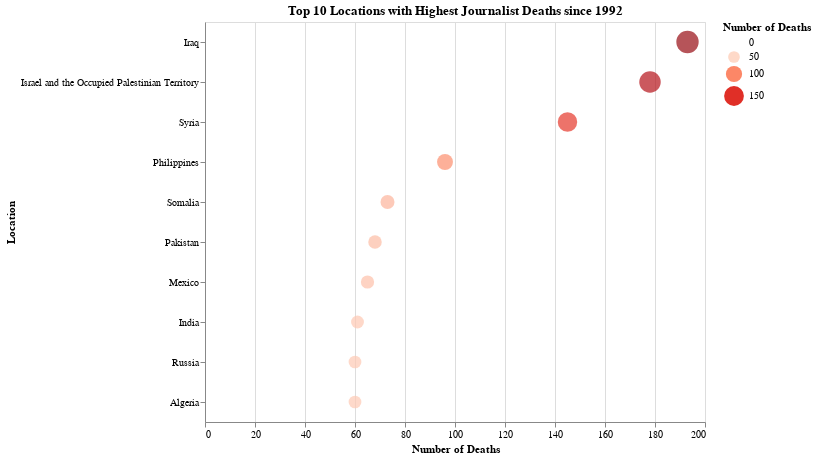

Notebook cell for this chart:
### Code cell
#Define the top 10 locations with the highest number of journalist deaths
top_10_locations = global_deaths.head(10)
global_deaths = cpj.groupby('location').size().reset_index(name='Deaths').sort_values(by='Deaths', ascending=False)
alt.themes.enable("dark")

# Create a bubble chart for the top 10 locations with locations on the y-axis
bubble_chart_top_10_locations = alt.Chart(top_10_locations).mark_circle(size=100).encode(
    x=alt.X('Deaths:Q', title='Number of Deaths'),
    y=alt.Y('location:N', title='Location', sort='-x'),  # Sort locations by number of deaths
    size=alt.Size('Deaths:Q', title='Number of Deaths', scale=alt.Scale(range=[10, 500])),  # Bubble size
    color=alt.Color('Deaths:Q', scale=alt.Scale(scheme='reds')),  # Light-to-dark red shades
    tooltip=['location', 'Deaths']  # Add hover tooltip
).properties(
    title='Top 10 Locations with Highest Journalist Deaths since 1992',
    width=500,  # Make the chart less wide
    height=400  # Set height for better visibility
).interactive()  # Enable hover interaction

# Display the bubble chart
bubble_chart_top_10_locations.show()

### Figure 1 — Vega-Lite specification as saved in the notebook (floating-point values rounded to 4 significant figures)
{"usermeta": {"embedOptions": {"theme": "dark"}}, "config": {"view": {"continuousWidth": 300, "continuousHeight": 300}}, "data": {"name": "data-45b76f7dac3eb2ad30ce0d393b026f7e"}, "mark": {"type": "circle", "size": 100}, "encoding": {"color": {"field": "Deaths", "scale": {"scheme": "reds"}, "type": "quantitative"}, "size": {"field": "Deaths", "scale": {"range": [10, 500]}, "title": "Number of Deaths", "type": "quantitative"}, "tooltip": [{"field": "location", "type": "nominal"}, {"field": "Deaths", "type": "quantitative"}], "x": {"field": "Deaths", "title": "Number of Deaths", "type": "quantitative"}, "y": {"field": "location", "sort": "-x", "title": "Location", "type": "nominal"}}, "height": 400, "params": [{"name": "param_21", "select": {"type": "interval", "encodings": ["x", "y"]}, "bind": "scales"}], "title": "Top 10 Locations with Highest Journalist Deaths since 1992", "width": 500, "$schema": "https://vega.github.io/schema/vega-lite/v5.20.1.json", "datasets": {"data-45b76f7dac3eb2ad30ce0d393b026f7e": [{"location": "Iraq", "Deaths": 193}, {"location": "Israel and the Occupied Palestinian Territory", "Deaths": 178}, {"location": "Syria", "Deaths": 145}, {"location": "Philippines", "Deaths": 96}, {"location": "Somalia", "Deaths": 73}, {"location": "Pakistan", "Deaths": 68}, {"location": "Mexico", "Deaths": 65}, {"location": "India", "Deaths": 61}, {"location": "Russia", "Deaths": 60}, {"location": "Algeria", "Deaths": 60}]}}
